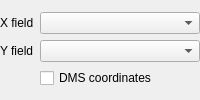
            <widget class="QWidget" name="swpGeomXY">
             <layout class="QVBoxLayout" name="verticalLayout_8">
              <property name="leftMargin">
               <number>0</number>
              </property>
              <property name="topMargin">
               <number>0</number>
              </property>
              <property name="rightMargin">
               <number>0</number>
              </property>
              <property name="bottomMargin">
               <number>0</number>
              </property>
              <item>
               <layout class="QGridLayout" name="gridLayout_5" columnstretch="0,0">
                <item row="4" column="1">
                 <widget class="QCheckBox" name="cbxXyDms">
                  <property name="toolTip">
                   <string>X and Y coordinates are expressed in degrees/minutes/seconds</string>
                  </property>
                  <property name="statusTip">
                   <string>X and Y coordinates are expressed in degrees/minutes/seconds</string>
                  </property>
                  <property name="whatsThis">
                   <string>X and Y coordinates are expressed in degrees/minutes/seconds</string>
                  </property>
                  <property name="text">
                   <string>DMS coordinates</string>
                  </property>
                 </widget>
                </item>
                <item row="2" column="1">
                 <widget class="QgsFieldComboBox" name="cmbYField">
                  <property name="enabled">
                   <bool>true</bool>
                  </property>
                  <property name="sizePolicy">
                   <sizepolicy hsizetype="Expanding" vsizetype="Fixed">
                    <horstretch>0</horstretch>
                    <verstretch>0</verstretch>
                   </sizepolicy>
                  </property>
                  <property name="minimumSize">
                   <size>
                    <width>120</width>
                    <height>0</height>
                   </size>
                  </property>
                  <property name="toolTip">
                   <string>Name of the field containing x values</string>
                  </property>
                  <property name="statusTip">
                   <string>Name of the field containing x values</string>
                  </property>
                  <property name="whatsThis">
                   <string>Name of the field containing x values</string>
                  </property>
                  <property name="editable">
                   <bool>false</bool>
                  </property>
                 </widget>
                </item>
                <item row="1" column="1">
                 <widget class="QgsFieldComboBox" name="cmbXField">
                  <property name="enabled">
                   <bool>true</bool>
                  </property>
                  <property name="sizePolicy">
                   <sizepolicy hsizetype="Expanding" vsizetype="Fixed">
                    <horstretch>0</horstretch>
                    <verstretch>0</verstretch>
                   </sizepolicy>
                  </property>
                  <property name="minimumSize">
                   <size>
                    <width>120</width>
                    <height>0</height>
                   </size>
                  </property>
                  <property name="toolTip">
                   <string>Name of the field containing y values</string>
                  </property>
                  <property name="statusTip">
                   <string>Name of the field containing y values</string>
                  </property>
                  <property name="whatsThis">
                   <string>Name of the field containing y values</string>
                  </property>
                  <property name="editable">
                   <bool>false</bool>
                  </property>
                 </widget>
                </item>
                <item row="1" column="0">
                 <widget class="QLabel" name="textLabelx">
                  <property name="enabled">
                   <bool>true</bool>
                  </property>
                  <property name="text">
                   <string>&lt;p align=&quot;left&quot;&gt;X field&lt;/p&gt;</string>
                  </property>
                  <property name="alignment">
                   <set>Qt::AlignRight|Qt::AlignTrailing|Qt::AlignVCenter</set>
                  </property>
                 </widget>
                </item>
                <item row="2" column="0">
                 <widget class="QLabel" name="textLabely">
                  <property name="enabled">
                   <bool>true</bool>
                  </property>
                  <property name="sizePolicy">
                   <sizepolicy hsizetype="Preferred" vsizetype="Preferred">
                    <horstretch>0</horstretch>
                    <verstretch>0</verstretch>
                   </sizepolicy>
                  </property>
                  <property name="text">
                   <string>&lt;p align=&quot;left&quot;&gt;Y field&lt;/p&gt;</string>
                  </property>
                 </widget>
                </item>
               </layout>
              </item>
             </layout>
            </widget>
